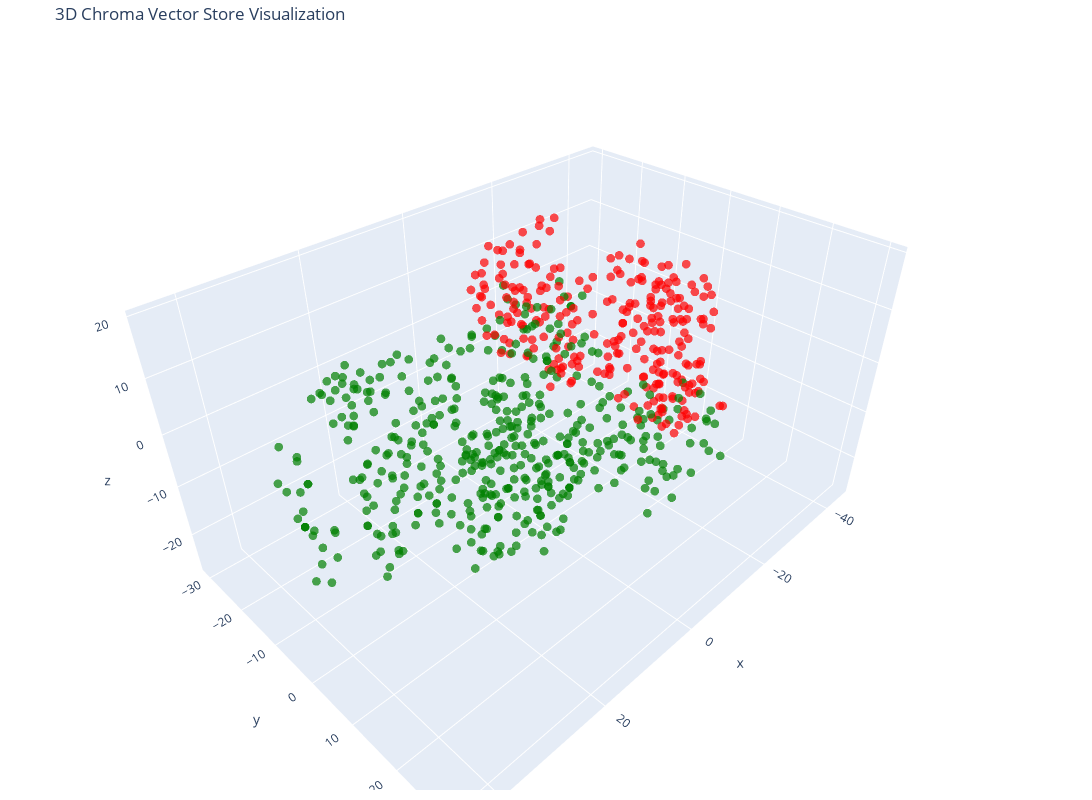

This figure's notebook cell:
### Code cell
# Create the 3D scatter plot
fig = go.Figure(data=[go.Scatter3d(
    x=reduced_vectors[:, 0],
    y=reduced_vectors[:, 1],
    z=reduced_vectors[:, 2],
    mode='markers',
    marker=dict(size=3, color=colors, opacity=0.7),
)])

fig.update_layout(
    title='3D Chroma Vector Store Visualization',
    scene=dict(xaxis_title='x', yaxis_title='y', zaxis_title='z'),
    width=1200,
    height=800,
    margin=dict(r=20, b=10, l=10, t=40)
)

fig.show()

### Figure 1 — Plotly figure (JSON) as saved in the notebook; plotly's stock layout.template omitted (floating-point values rounded to 4 significant figures; data arrays with more than 128 entries replaced by an {"elided": "..."} marker saying what was removed)
{"data": [{"marker": {"color": {"elided": "712 str values"}, "opacity": 0.7, "size": 3}, "mode": "markers", "type": "scatter3d", "x": {"elided": "712 float values"}, "y": {"elided": "712 float values"}, "z": {"elided": "712 float values"}}], "layout": {"height": 800, "margin": {"b": 10, "l": 10, "r": 20, "t": 40}, "scene": {"xaxis": {"title": {"text": "x"}}, "yaxis": {"title": {"text": "y"}}, "zaxis": {"title": {"text": "z"}}}, "title": {"text": "3D Chroma Vector Store Visualization"}, "width": 1200}}
